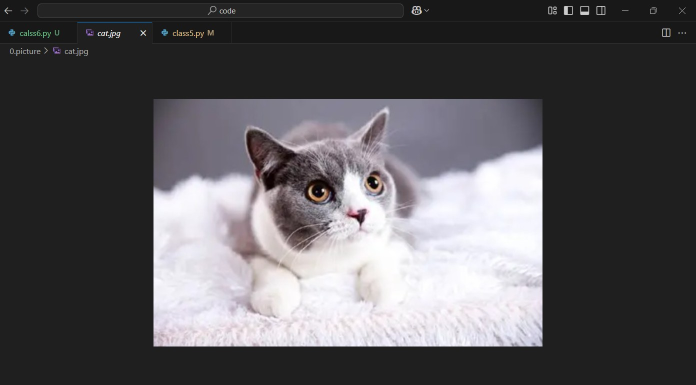
#> input picture 0.picture/cat2.jpg, 1392 x 770 px, found by its file name (shown at 1/2 size)
$ python class6.py
#> lines starting #> are read from the running program, lines starting #| are printed output that depends on the picture
import numpy as np
import cv2 as cv
import matplotlib.pyplot as plt

img_cat = cv.imread('0.picture\cat2.jpg')
#> img_cat is the input picture: shape (770, 1392, 3); mean B, G, R 89.6, 86.6, 88.4
img_dog = cv.imread('0.picture\dog2.jpg')
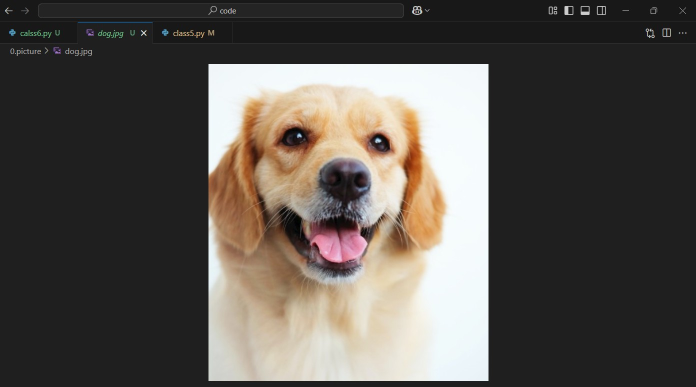
#> input picture 0.picture/dog2.jpg, 1392 x 773 px, found by its file name (shown at 1/2 size)
#> img_dog is the input picture: shape (773, 1392, 3); mean B, G, R 78, 83.2, 88.2

img_dog_shape = img_dog.shape
#> img_dog_shape = (773, 1392, 3)
img_cat_shape = img_cat.shape
#> img_cat_shape = (770, 1392, 3)
print(img_cat_shape)
#| (770, 1392, 3)
print(img_dog_shape)
#| (773, 1392, 3)

img_dog = cv.resize(img_dog,(1390,770))
#> img_dog: shape (770, 1390, 3)
img_cat = cv.resize(img_cat,(1390,770))
#> img_cat: shape (770, 1390, 3)
#resize 超级坑人

print(img_cat_shape)
#| (770, 1392, 3)
print(img_dog_shape)
#| (773, 1392, 3)

res = cv.addWeighted(img_dog,0.5,img_cat,0.5,0)
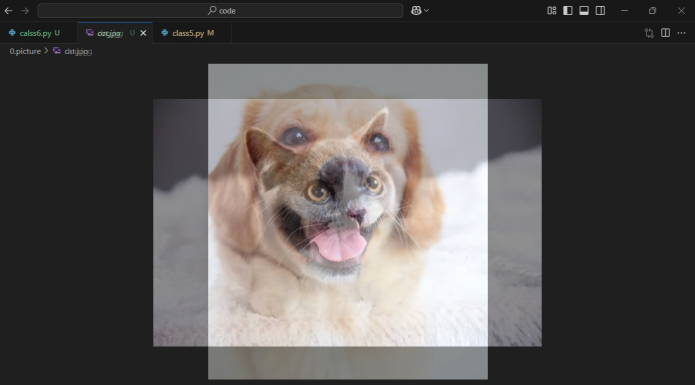
#> res: shape (770, 1390, 3) (shown at 1/2 size); mean B, G, R 83.8, 84.9, 88.3


plt.subplot(221),plt.imshow(img_cat,'flag'),plt.title('first')
plt.subplot(222),plt.imshow(img_dog,'gray'),plt.title('third')
plt.subplot(223),plt.imshow(res,'gray'),plt.title('forth')
plt.show()
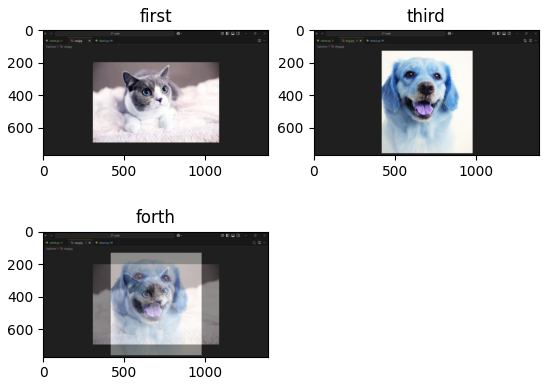
#> figure drawn by matplotlib, 3 panels; B, G, R data is drawn as R, G, B
